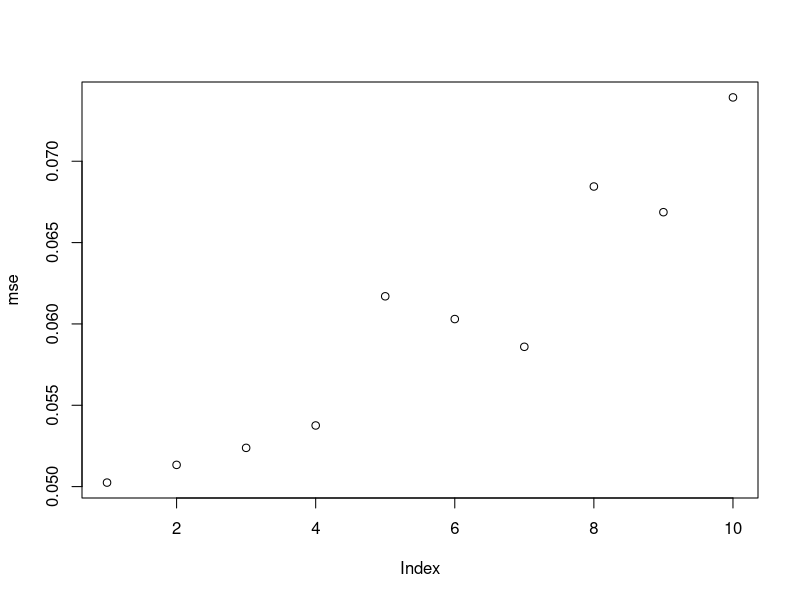
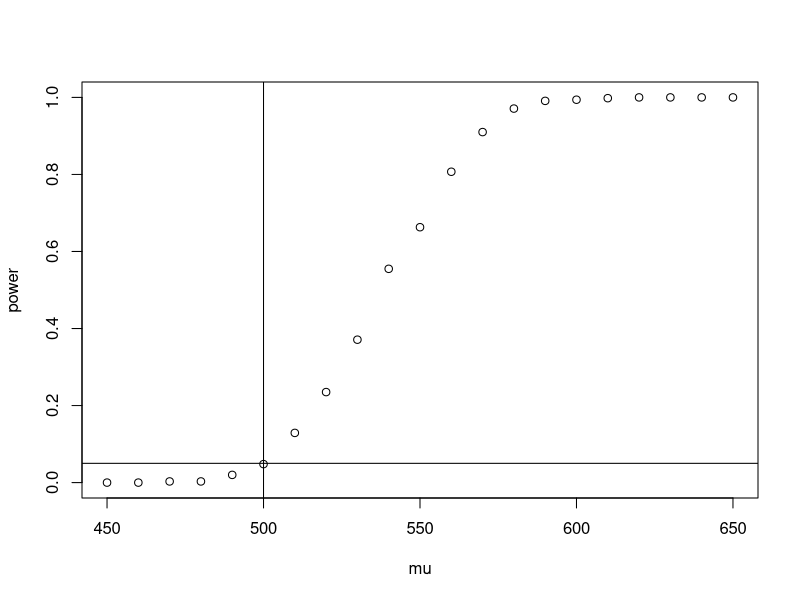
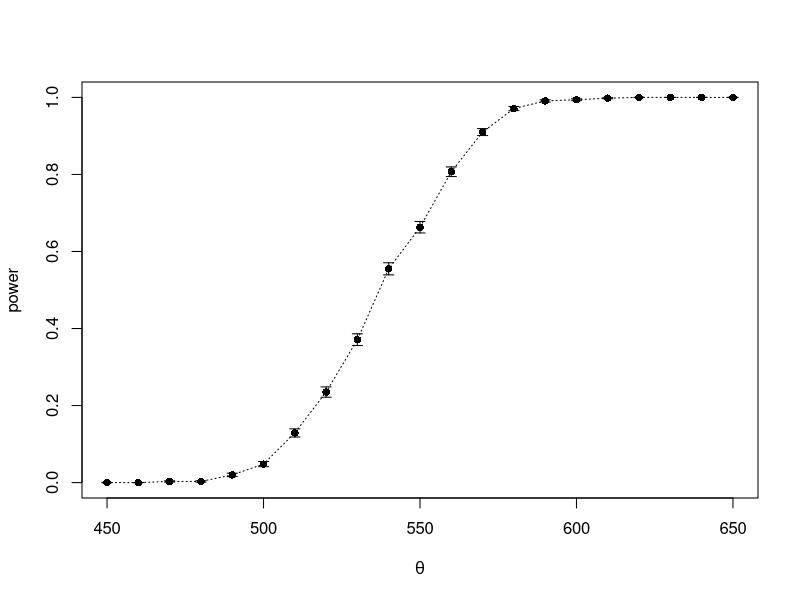
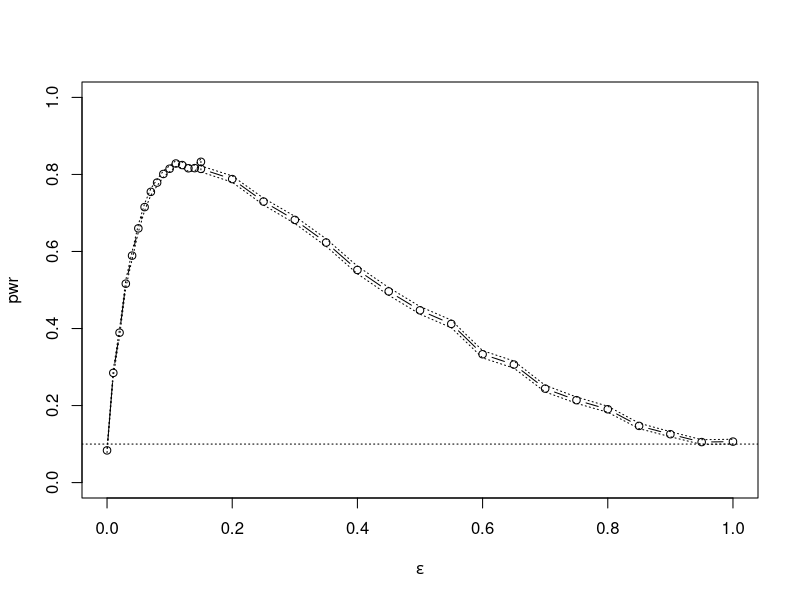

The R source for these figures, in order:
#####################################
### R code for Chapter 6 Examples ###
#####################################


### Example 6.1 (Basic Monte Carlo estimation)

    m <- 100000
    g <- numeric(m)
    for (i in 1:m) {
        x <- rnorm(2)
        g[i] <- abs(x[1] - x[2])
    }
    est <- mean(g)
    est
    
    # unbiased
    sd(g)/sqrt(m)
    # unbiased
    sqrt(sum((g - mean(g))^2)/(m*(m-1))) 
    # biased
    sqrt(sum((g - mean(g))^2)) / m
    # True
    sqrt((2-4/pi)/m)

### Example 6.2 (Estimating the MSE of a trimmed mean)

    n <- 20
    m <- 1000
    tmean <- numeric(m)
    for (i in 1:m) {
        x <- sort(rnorm(n))
        tmean[i] <- sum(x[2:(n-1)]) / (n-2)
        }
    mse <- mean(tmean^2)
    mse
    sqrt(sum((tmean - mean(tmean))^2)) / m    #se

    n <- 20
    m <- 1000
    tmean <- numeric(m)
    for (i in 1:m) {
        x <- sort(rnorm(n))
        tmean[i] <- median(x)
        }
    mse <- mean(tmean^2)
    mse
    sqrt(sum((tmean - mean(tmean))^2)) / m    #se

    # Different levels of trimming
    n <- 20
    m <- 1000
    mse=numeric(10)
    
    for(k in 0:9)
    {
      tmean <- numeric(m) 
      for (i in 1:m) 
      {
        x <- sort(rnorm(n))
        tmean[i] <- sum(x[(k+1):(n-k)]) / (n-2*k) 
      }
      mse[k+1] <- mean(tmean^2)
    }
    
    plot(mse)
    
### Example 6.3 (MSE of a trimmed mean, cont.)

     set.seed(522)
     n <- 20
     K <- n/2 - 1
     m <- 1000
     mse <- matrix(0, n/2, 6)

     trimmed.mse <- function(n, m, k, p) {
         #MC est of mse for k-level trimmed mean of
         #contaminated normal pN(0,1) + (1-p)N(0,100)
         tmean <- numeric(m)
         for (i in 1:m) {
             sigma <- sample(c(1, 10), size = n,
                 replace = TRUE, prob = c(p, 1-p))
             x <- sort(rnorm(n, 0, sigma))
             tmean[i] <- sum(x[(k+1):(n-k)]) / (n-2*k)
             }
         mse.est <- mean(tmean^2)
         se.mse <- sqrt(mean((tmean-mean(tmean))^2)) / sqrt(m)
         return(c(mse.est, se.mse))
     }

    for (k in 0:K) {
        mse[k+1, 1:2] <- trimmed.mse(n=n, m=m, k=k, p=1.0)
        mse[k+1, 3:4] <- trimmed.mse(n=n, m=m, k=k, p=.95)
        mse[k+1, 5:6] <- trimmed.mse(n=n, m=m, k=k, p=.9)
    }

### Example 6.4 (Confidence interval for variance)

    n <- 20
    alpha <- .05
    x <- rnorm(n, mean=0, sd=2)
    UCL <- (n-1) * var(x) / qchisq(alpha, df=n-1)
    UCL


### Example 6.5 (MC estimate of confidence level)
    
    #set.seed(123)
    n <- 20
    alpha <- .05
    UCL <- replicate(1000, expr = {
        x <- rnorm(n, mean = 0, sd = 2)
        (n-1) * var(x) / qchisq(alpha, df = n-1)
        } )
    #count the number of intervals that contain sigma^2=4
    sum(UCL > 4)
    #or compute the mean to get the confidence level
    mean(UCL > 4)


### Example 6.6 (Empirical confidence level)

    n <- 20
    alpha <- .05
    UCL <- replicate(1000, expr = {
        x <- rchisq(n, df = 2)
        (n-1) * var(x) / qchisq(alpha, df = n-1)
        } )
    sum(UCL > 4)
    mean(UCL > 4)


### Example 6.7 (Empirical Type I error rate)

    n <- 20
    alpha <- .05
    mu0 <- 500
    sigma <- 100

    m <- 10000          #number of replicates
    p <- numeric(m)     #storage for p-values
    for (j in 1:m) {
        x <- rnorm(n, mu0, sigma)
        ttest <- t.test(x, alternative = "greater", mu = mu0)
        p[j] <- ttest$p.value
        }

    p.hat <- mean(p < alpha)
    se.hat <- sqrt(p.hat * (1 - p.hat) / m)
    print(c(p.hat, se.hat))


### Example 6.8 (Skewness test of normality)

    n <- c(10, 20, 30, 50, 100, 500) #sample sizes
    cv <- qnorm(.975, 0, sqrt(6/n))  #crit. values for each n

    sk <- function(x) {
        #computes the sample skewness coeff.
        xbar <- mean(x)
        m3 <- mean((x - xbar)^3)
        m2 <- mean((x - xbar)^2)
        return( m3 / m2^1.5 )
    }

    #n is a vector of sample sizes
    #we are doing length(n) different simulations

    p.reject <- numeric(length(n)) #to store sim. results
    m <- 10000                     #num. repl. each sim.

    for (i in 1:length(n)) {
        sktests <- numeric(m)       #test decisions
        for (j in 1:m) {
            x <- rnorm(n[i])
            #test decision is 1 (reject) or 0
            sktests[j] <- as.integer(abs(sk(x)) >= cv[i] )
            }
        p.reject[i] <- mean(sktests) #proportion rejected
    }

    p.reject


### Example 6.9 (Empirical power)

    n <- 20
    m <- 1000
    mu0 <- 500
    sigma <- 100
    mu <- c(seq(450, 650, 10))  #alternatives
    M <- length(mu)
    power <- numeric(M)
    for (i in 1:M) {
        mu1 <- mu[i]
        pvalues <- replicate(m, expr = {
            #simulate under alternative mu1
            x <- rnorm(n, mean = mu1, sd = sigma)
            ttest <- t.test(x,
                     alternative = "greater", mu = mu0)
            ttest$p.value  } )
        power[i] <- mean(pvalues <= .05)
    }

    #par(ask = TRUE)
    library(Hmisc)  #for errbar
    plot(mu, power)
    abline(v = mu0, lty = 1)
    abline(h = .05, lty = 1)

    #add standard errors
    se <- sqrt(power * (1-power) / m)
    errbar(mu, power, yplus = power+se, yminus = power-se,
        xlab = bquote(theta))
    lines(mu, power, lty=3)
    detach(package:Hmisc)
    #par(ask = FALSE)


### Example 6.10 (Power of the skewness test of normality)

    alpha <- .1
    n <- 30
    m <- 2500
    epsilon <- c(seq(0, .15, .01), seq(.15, 1, .05))
    N <- length(epsilon)
    pwr <- numeric(N)
    #critical value for the skewness test
    cv <- qnorm(1-alpha/2, 0, sqrt(6*(n-2) / ((n+1)*(n+3))))

    for (j in 1:N) {           #for each epsilon
        e <- epsilon[j]
        sktests <- numeric(m)
        for (i in 1:m) {       #for each replicate
            sigma <- sample(c(1, 10), replace = TRUE,
                size = n, prob = c(1-e, e))
            x <- rnorm(n, 0, sigma)
            sktests[i] <- as.integer(abs(sk(x)) >= cv)
            }
        pwr[j] <- mean(sktests)
        }
    #plot power vs epsilon
    plot(epsilon, pwr, type = "b",
         xlab = bquote(epsilon), ylim = c(0,1))
    abline(h = .1, lty = 3)
    se <- sqrt(pwr * (1-pwr) / m)  #add standard errors
    lines(epsilon, pwr+se, lty = 3)
    lines(epsilon, pwr-se, lty = 3)
